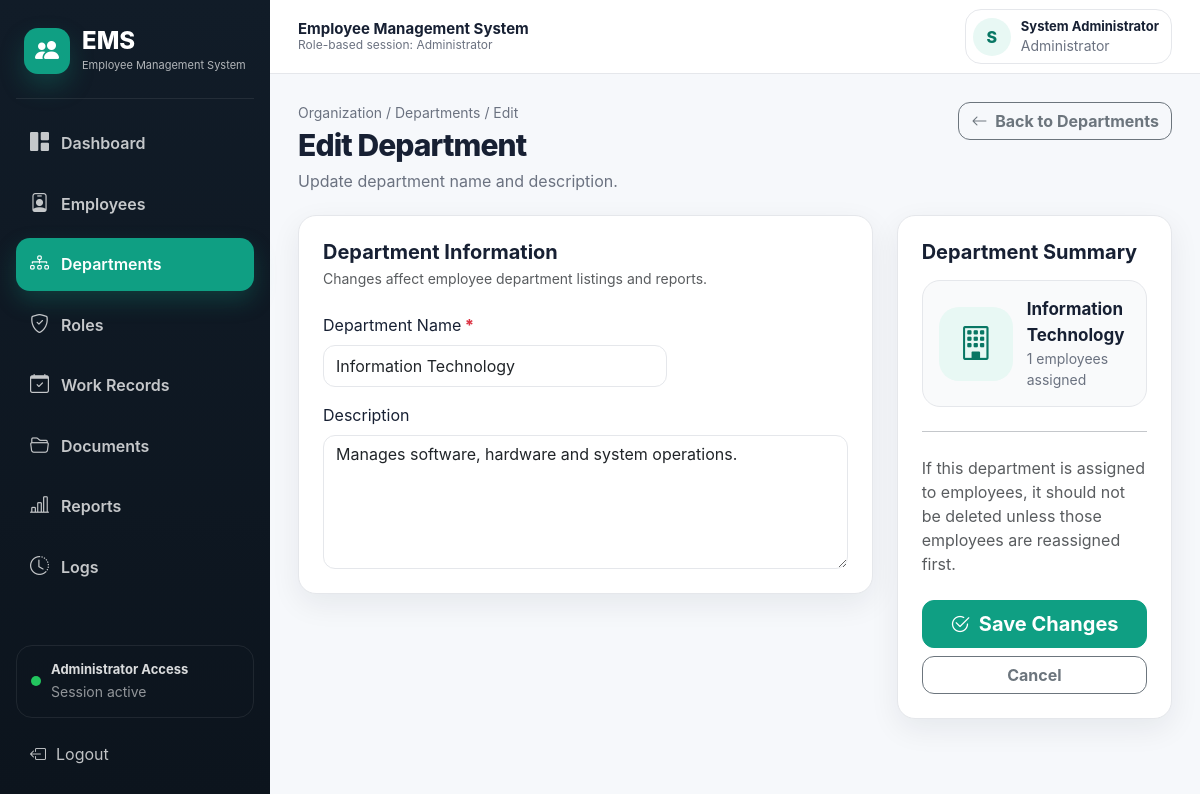
The app's page /departments/edit.php?id=2 (signed in) with its own data.
### tables this page shows
CREATE TABLE departments (
    id INT AUTO_INCREMENT PRIMARY KEY,
    name VARCHAR(100) NOT NULL UNIQUE,
    description TEXT,
    created_at TIMESTAMP DEFAULT CURRENT_TIMESTAMP
);

### includes/functions.php (called while the page is built, shortened)
<?php
function e($value) {
    return htmlspecialchars((string)$value, ENT_QUOTES, 'UTF-8');
}
?>

### departments/edit.php (the view, shortened to what this page needs)
<?php
require_once __DIR__ . '/../config/database.php';
require_once __DIR__ . '/../includes/functions.php';
$id = (int)($_GET['id'] ?? 0);
$stmt = $conn->prepare("SELECT * FROM departments WHERE id = ?");
$stmt->bind_param('i', $id);
$stmt->execute();
$department = $stmt->get_result()->fetch_assoc();
$countStmt = $conn->prepare("SELECT COUNT(*) AS c FROM employees WHERE department_id = ?");
$countStmt->bind_param('i', $id);
$countStmt->execute();
$employeeCount = $countStmt->get_result()->fetch_assoc()['c'];
include __DIR__ . '/../includes/header.php';
include __DIR__ . '/../includes/navbar.php';
?>
<div class="page-header">
    <div>
        <div class="page-kicker">Organization / Departments / Edit</div>
        <h1 class="page-title">Edit Department</h1>
        <p class="page-subtitle">
            Update department name and description.
        </p>
    </div>
    <a href="index.php" class="btn btn-outline-secondary">
        <i class="bi bi-arrow-left me-1"></i> Back to Departments
    </a>
</div>
<form method="post" action="update.php">
    <div class="row g-4">
        <div class="col-xl-8">
            <div class="card-modern p-4">
                <div class="mb-4">
                    <h5 class="fw-bold mb-1">Department Information</h5>
                    <div class="text-muted small">
                        Changes affect employee department listings and reports.
                    </div>
                </div>
                <div class="row g-3">
                    <div class="col-md-8">
                        <label class="form-label required">Department Name</label>
                        <input
                            name="name"
                            class="form-control"
                            required
                            value="<?php echo e($department['name']); ?>"
                        >
                    </div>
                    <div class="col-12">
                        <label class="form-label">Description</label>
                        <textarea
                            name="description"
                            class="form-control"
                            rows="5"
                        ><?php echo e($department['description']); ?></textarea>
                    </div>
                </div>
            </div>
        </div>
        <div class="col-xl-4">
            <div class="card-modern p-4 sticky-side-card">
                <h5 class="fw-bold mb-3">Department Summary</h5>
                <div class="profile-preview">
                    <div class="profile-preview-placeholder">
                        <i class="bi bi-building"></i>
                    </div>
                    <div>
                        <strong><?php echo e($department['name']); ?></strong>
                        <small><?php echo e($employeeCount); ?> employees assigned</small>
                    </div>
                </div>
                <hr class="my-4">
                <p class="text-muted">
                    If this department is assigned to employees, it should not be deleted
                    unless those employees are reassigned first.
                </p>
                <div class="d-grid gap-2 mt-4">
                    <button class="btn btn-primary btn-lg" type="submit">
                        <i class="bi bi-check2-circle me-1"></i> Save Changes
                    </button>
                    <a href="index.php" class="btn btn-outline-secondary">
                        Cancel
                    </a>
                </div>
            </div>
        </div>
    </div>
</form>
<?php include __DIR__ . '/../includes/footer.php'; ?>

### assets/css/style.css (style rules this page uses)
:root { --primary: #0f9f83; --primary-dark: #087764; --primary-soft: #e8f8f4; --sidebar-bg: #101923; --sidebar-border: rgba(255, 255, 255, 0.08); --body-bg: #f6f8fb; --card-bg: #ffffff; --text-main: #172033; --text-muted: #6b7280; --border: #e5e7eb; --danger: #dc3545; --warning: #f59e0b; --success: #16a34a; --radius-lg: 18px; --radius-md: 12px; --shadow-soft: 0 10px 30px rgba(15, 23, 42, 0.07); }
* { box-sizing: border-box; }
html { scroll-behavior: smooth; }
body { margin: 0; background: var(--body-bg); color: var(--text-main); font-family: Inter, system-ui, -apple-system, BlinkMacSystemFont, "Segoe UI", sans-serif; }
a { text-decoration: none; }
.page-header { display: flex; align-items: flex-start; justify-content: space-between; gap: 18px; margin-bottom: 22px; }
.page-kicker { color: var(--text-muted); font-size: 14px; margin-bottom: 4px; }
.page-title { font-size: 30px; font-weight: 800; margin: 0; letter-spacing: -0.03em; }
.page-subtitle { color: var(--text-muted); margin: 6px 0 0; }
.card-modern { background: var(--card-bg); border: 1px solid var(--border); border-radius: var(--radius-lg); box-shadow: var(--shadow-soft); }
.form-control, .form-select { border-radius: 12px; border-color: var(--border); min-height: 42px; }
.required::after { content: " *"; color: var(--danger); font-weight: 800; }
.btn { border-radius: 12px; font-weight: 700; }
.btn-primary { background: var(--primary); border-color: var(--primary); }
.sticky-side-card { position: sticky; top: 96px; }
.profile-preview { display: flex; align-items: center; gap: 14px; padding: 16px; border: 1px solid var(--border); border-radius: 18px; background: #f9fafb; }
.profile-preview-placeholder { width: 74px; height: 74px; border-radius: 20px; background: var(--primary-soft); color: var(--primary-dark); display: flex; align-items: center; justify-content: center; font-size: 34px; flex: 0 0 auto; }
.profile-preview strong { display: block; font-size: 17px; }
.profile-preview small { display: block; color: var(--text-muted); }

### records on screen
departments: name "Information Technology", description "Manages software, hardware and system operations."

### other values on screen
$userType "Administrator"
substr($fullName, 0, 1) "S"
$fullName "System Administrator"
$employeeCount "1"
